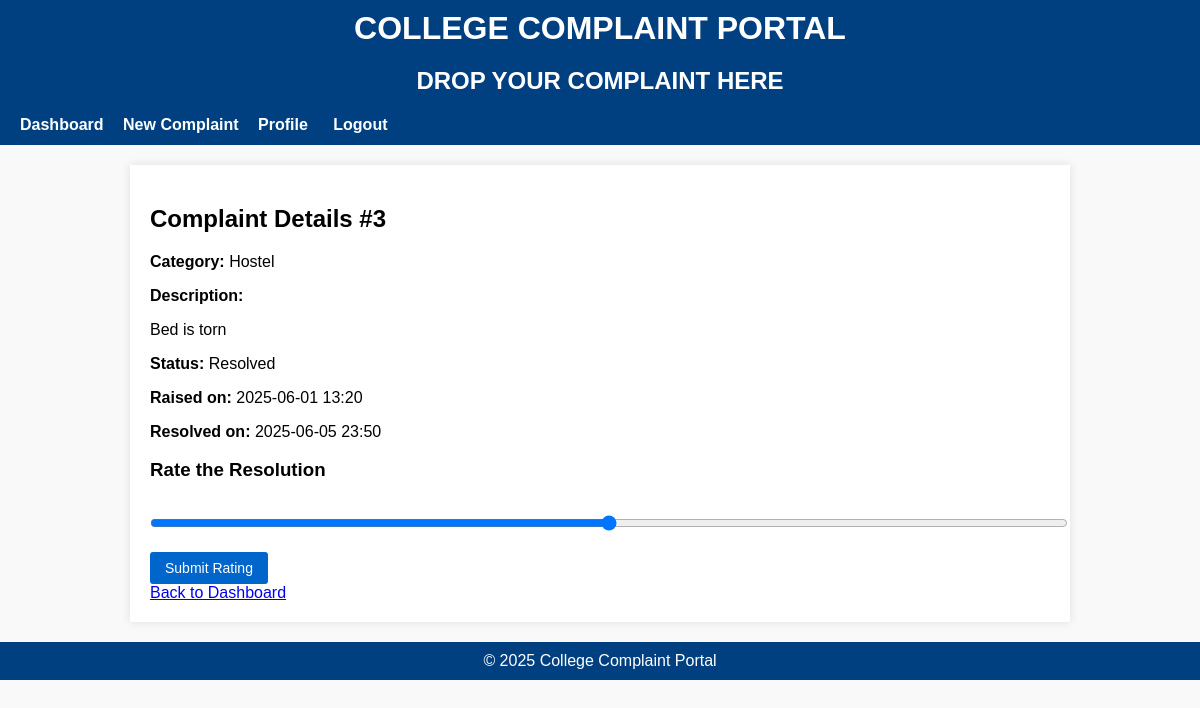
The page /complaint/3/ (signed in) on the database its author committed.
### portal/models.py (models this page shows, shortened)
class Complaint(models.Model):
    user = models.ForeignKey(User, null=True, blank=True, on_delete=models.SET_NULL)
    anonymous = models.BooleanField(default=False)
    category = models.ForeignKey(Category, on_delete=models.SET_NULL, null=True)
    description = models.TextField()
    evidence = models.FileField(upload_to='evidence/', null=True, blank=True)
    created_at = models.DateTimeField(auto_now_add=True)
    resolved_at = models.DateTimeField(null=True, blank=True)
    status = models.CharField(max_length=20, choices=(
        ('Pending', 'Pending'),
        ('Escalated', 'Escalated'),
        ('Resolved', 'Resolved'),
    ), default='Pending')
    rating = models.PositiveIntegerField(null=True, blank=True, validators=[MinValueValidator(1), MaxValueValidator(5)])
    escalation_level = models.PositiveIntegerField(default=0)  # 0: initial, 1: class teacher, 2: HOD, 3: Principal
    email_sent = models.BooleanField(default=False)
    assigned_to = models.ForeignKey(User, null=True, blank=True, on_delete=models.SET_NULL, related_name='assigned_complaints')
    sentiment = models.FloatField(null=True, blank=True)

class Category(models.Model):
    name = models.CharField(max_length=100)

### portal/views.py (the view)
# urls.py: path('complaint/<int:pk>/', views.complaint_detail, name='complaint_detail'),
@login_required
def complaint_detail(request, pk):
    complaint = get_object_or_404(Complaint, pk=pk)
    rating_given = complaint.rating is not None
    if request.method == 'POST':
        if 'resolve' in request.POST:
            complaint.status = 'Resolved'
            complaint.resolved_at = timezone.now()
            if not complaint.email_sent:
                send_resolution_email(complaint)
                complaint.email_sent = True
            complaint.save()
            messages.success(request, 'Complaint marked as resolved.')
            return redirect('complaint_detail', pk=pk)
        else:
            form = RatingForm(request.POST)
            if form.is_valid():
                complaint.rating = form.cleaned_data['rating']
                complaint.save()
                messages.success(request, 'Thank you for your rating!')
                return redirect('complaint_detail', pk=pk)
    else:
        form = RatingForm()
    return render(request, 'portal/complaint_detail.html', {
        'complaint': complaint,
        'form': form,
        'rating_given': rating_given,
    })

### portal/forms.py
class RatingForm(forms.Form):
    rating = forms.IntegerField(min_value=1, max_value=5, widget=forms.NumberInput(attrs={'type':'range','min':'1','max':'5'}))

### portal/templates/portal/complaint_detail.html (shortened to what this page needs)
{% extends 'base.html' %}
{% block content %}
<h2>Complaint Details #{{ complaint.id }}</h2>
<p><strong>Category:</strong> {{ complaint.category.name }}</p>
<p><strong>Description:</strong></p>
<p>{{ complaint.description }}</p>
<p><strong>Status:</strong> {{ complaint.status }}</p>
<p><strong>Raised on:</strong> {{ complaint.created_at|date:"Y-m-d H:i" }}</p>
<p><strong>Resolved on:</strong>
{% if complaint.resolved_at %}
    {{ complaint.resolved_at|date:"Y-m-d H:i" }}
{% else %}
    Not resolved yet
{% endif %}
</p>
{% if complaint.status == 'Resolved' %}
    {% if rating_given %}
        <p>Your Rating: {{ complaint.rating }} / 5 stars</p>
    {% else %}
        <h3>Rate the Resolution</h3>
        <form method="post">
            {{ form.rating }}
            <button type="submit" class="btn">Submit Rating</button>
        </form>
    {% endif %}
{% else %}
<p>The complaint is not yet resolved. Thank you for your patience.</p>
{% endif %}
<a href="{% url 'dashboard' %}">Back to Dashboard</a>
{% endblock %}

### portal/templates/base.html (style rules this page uses)
body { font-family: Arial, sans-serif; margin: 0; padding: 0; background: #f9f9f9; }
.btn { background: #0066cc; color: white; padding: 8px 15px; border: none; border-radius: 3px; cursor: pointer; font-size: 14px; }
input, select, textarea { width: 100%; padding: 8px; margin: 6px 0 12px 0; border: 1px solid #ccc; border-radius: 3px; }

### rows shown on the page
Complaint: id "3", category.name "Hostel", description "Bed is torn", status "Resolved", created_at "2025-06-01 13:20", resolved_at "2025-06-05 23:50"
